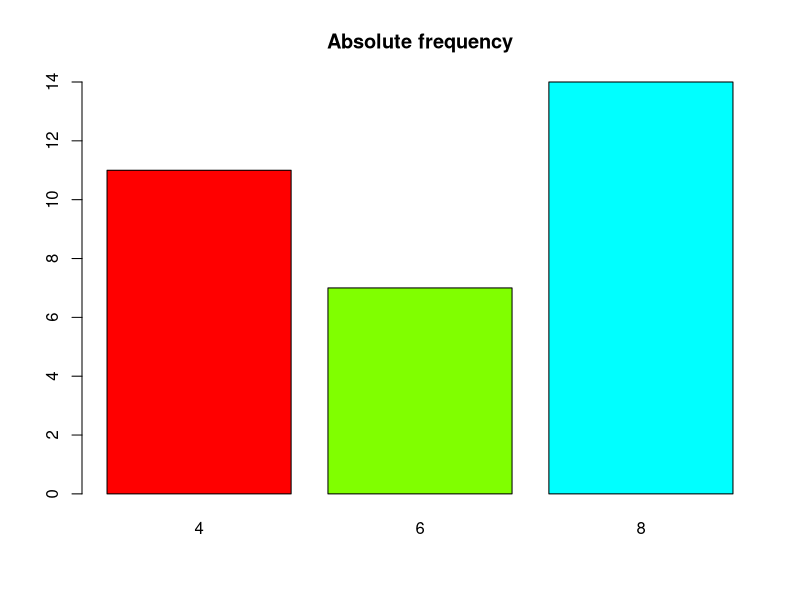
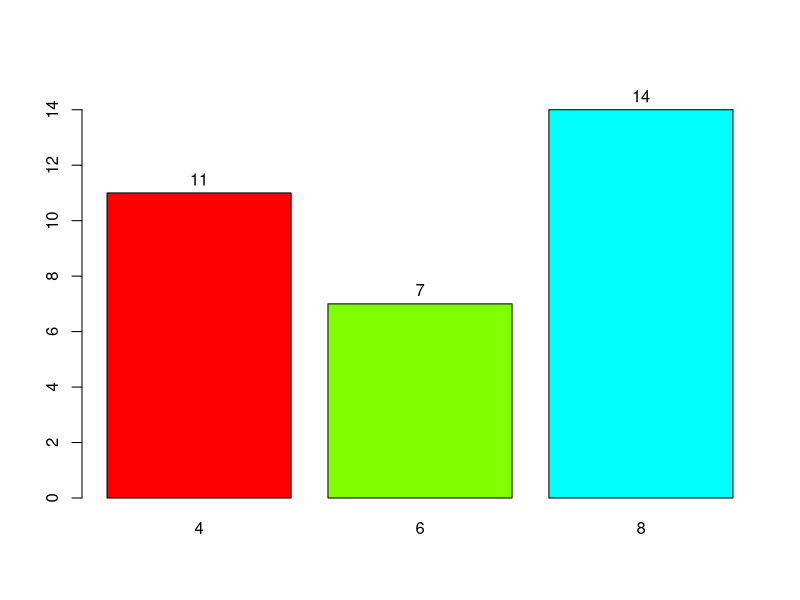
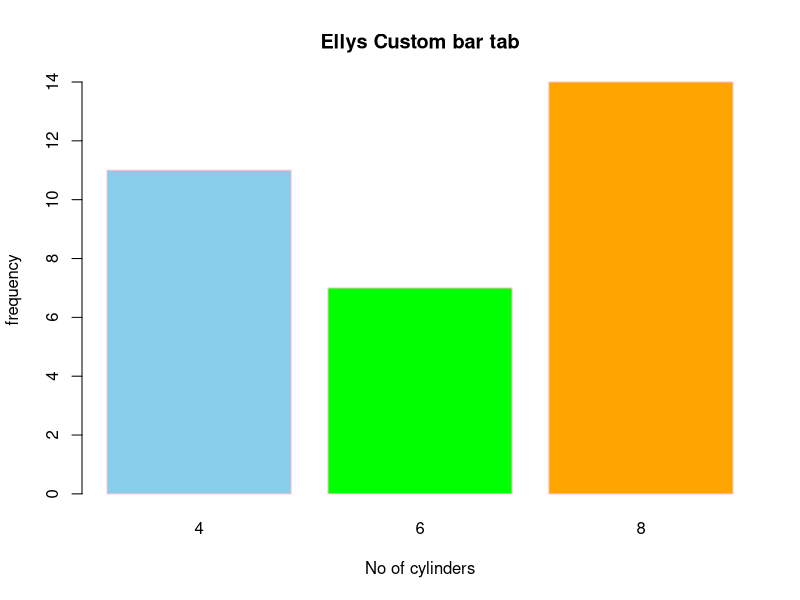

Generate these figures, in order, with R:
rownames=c("urban","rural")
colnames=c("<3 km(within reach)",">3km(far reach)")
c<-matrix(c(2701,2862,982,2483),
          nrow = 2,
          byrow = T,
          dimnames = list(rownames, colnames))
c
chisq.test(c)


#stacked bar plot
library(tidyverse)
data(mtcars)
attach(mtcars)
my_tab<- table(cyl)
my_tab

barplot(my_tab, main = "Absolute frequency",
        col=rainbow(4))


barp<-barplot(my_tab, col=rainbow(4), ylim = c(0, 15))
text(barp, my_tab + 0.5 , labels = my_tab)


barplot(my_tab,
        main = "Ellys Custom bar tab",
        xlab = "No of cylinders",
        ylab = "frequency",
        border="pink",
        col = c("skyblue", "green", "orange"))
